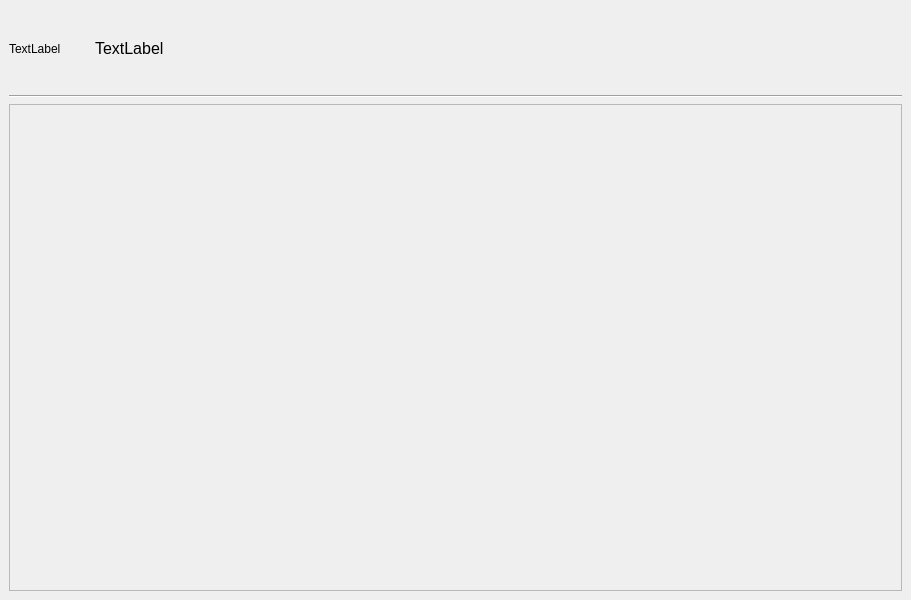
<?xml version="1.0" encoding="UTF-8"?>
<ui version="4.0">
 <class>ShopDetailWindow</class>
 <widget class="QMainWindow" name="ShopDetailWindow">
  <property name="geometry">
   <rect>
    <x>0</x>
    <y>0</y>
    <width>911</width>
    <height>600</height>
   </rect>
  </property>
  <property name="windowTitle">
   <string>店铺详情</string>
  </property>
  <widget class="QWidget" name="centralwidget">
   <layout class="QVBoxLayout" name="verticalLayout">
    <item>
     <layout class="QHBoxLayout" name="horizontalLayout">
      <item>
       <widget class="QLabel" name="labelShopIcon">
        <property name="sizePolicy">
         <sizepolicy hsizetype="Fixed" vsizetype="Fixed">
          <horstretch>0</horstretch>
          <verstretch>0</verstretch>
         </sizepolicy>
        </property>
        <property name="minimumSize">
         <size>
          <width>80</width>
          <height>80</height>
         </size>
        </property>
        <property name="text">
         <string>TextLabel</string>
        </property>
       </widget>
      </item>
      <item>
       <widget class="QLabel" name="labelShopName">
        <property name="sizePolicy">
         <sizepolicy hsizetype="Preferred" vsizetype="Fixed">
          <horstretch>0</horstretch>
          <verstretch>0</verstretch>
         </sizepolicy>
        </property>
        <property name="font">
         <font>
          <pointsize>12</pointsize>
          <bold>false</bold>
         </font>
        </property>
        <property name="text">
         <string>TextLabel</string>
        </property>
       </widget>
      </item>
      <item>
       <spacer name="horizontalSpacer">
        <property name="orientation">
         <enum>Qt::Horizontal</enum>
        </property>
        <property name="sizeHint" stdset="0">
         <size>
          <width>40</width>
          <height>20</height>
         </size>
        </property>
       </spacer>
      </item>
     </layout>
    </item>
    <item>
     <widget class="Line" name="line">
      <property name="orientation">
       <enum>Qt::Horizontal</enum>
      </property>
     </widget>
    </item>
    <item>
     <widget class="QScrollArea" name="scrollArea">
      <property name="widgetResizable">
       <bool>true</bool>
      </property>
      <widget class="QWidget" name="scrollAreaWidgetContents">
       <property name="geometry">
        <rect>
         <x>0</x>
         <y>0</y>
         <width>891</width>
         <height>483</height>
        </rect>
       </property>
      </widget>
     </widget>
    </item>
   </layout>
  </widget>
 </widget>
 <resources/>
 <connections/>
</ui>
